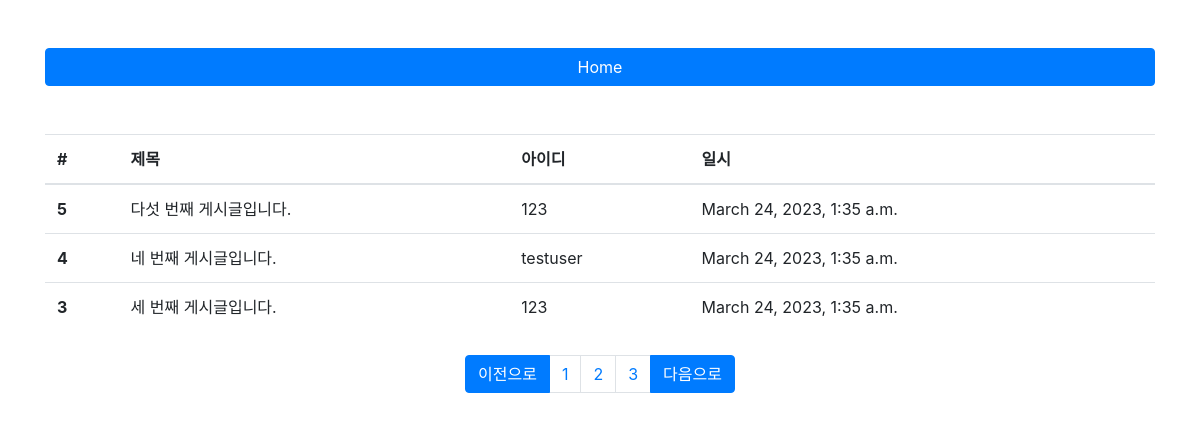
Page /board/list/?page=2 on the committed database.
### board/models.py (models this page shows, shortened)
class Board(models.Model):
    title = models.CharField(max_length=128, verbose_name="제목")
    contents = models.TextField(verbose_name="내용")
    writer = models.ForeignKey(to='user.User', on_delete=models.CASCADE, verbose_name="작성자")
    created_at = models.DateTimeField(auto_now_add=True, verbose_name="작성시간")
    class Meta:
        db_table = "tb_board"

### user/models.py (models this page shows)
class User(models.Model):
    user_id = models.CharField(max_length=64, verbose_name="사용자 아이디")
    useremail = models.EmailField(max_length=128, verbose_name="사용자 이메일", null=True)
    password = models.CharField(max_length=64, verbose_name="비밀번호")
    regi_date = models.DateTimeField(auto_now_add=True, verbose_name="등록시간")
    def __str__(self) -> str:
        return self.user_id
    class Meta:
        db_table = 'tb_user'

### board/views.py (the view)
# urls.py: path('list/', views.board_list),
def board_list(request):
    all_boards = Board.objects.all().order_by('-id')
    page = int(request.GET.get("page", 1))
    paginator = Paginator(all_boards, 3)
    boards = paginator.get_page(page)
    return render(request, 'board_list.html', {'boards': boards})

### board/templates/board_list.html (shortened to what this page needs)
{% extends "base.html" %}
{% block contents%}
<div class="row mt-5">
    <div class="col-12">
        <span>
            <button class="btn btn-primary btn-block" onclick="location.href='/'">Home</button>
        </span>
    </div>
</div>
<div class="row mt-5">
    <div class="col-12">
        <table class="table">
            <thead>
                <tr>
                    <th>#</th>
                    <th>제목</th>
                    <th>아이디</th>
                    <th>일시</th>
                </tr>
            </thead>
            <tbody>
                {% for board in boards %}
                <tr onclick="location.href='/board/detail/{{ board.id }}'">
                    <th>{{ board.id }}</th>
                    <td>{{ board.title }}</td>
                    <td>{{ board.writer }}</td>
                    <td>{{ board.created_at }}</td>
                </tr>
                {% endfor %}
            </tbody>
        </table>
    </div>
</div>
<div class="row mt-2">
    <div class="col-12">
        <nav>
            <ul class="pagination justify-content-center">
                {% if boards.has_previous %}
                <li class="page-item active">
                    <a href="?page={{ boards.previous_page_number }}" class="page-link">이전으로</a>
                </li>
                {% else %}
                <li class="page-item disabled">
                    <a href="#" class="page-link">이전으로</a>
                </li>
                {% endif %}
                {% for page_num in boards.paginator.page_range %}
                    <li class="page-item">
                        <a href="?page={{ page_num }}" class="page-link">{{ page_num }}</a>
                    </li>
                {% endfor %}
                {% if boards.has_next %}
                <li class="page-item active">
                    <a href="?page={{ boards.next_page_number }}" class="page-link">다음으로</a>
                </li>
                {% else %}
                <li class="page-item disabled">
                    <a href="#" class="page-link">다음으로</a>
                </li>
                {% endif %}
            </ul>
        </nav>
    </div>
</div>
{% endblock %}

### my_board/templates/base.html (shortened to what this page needs)
<!DOCTYPE html>
<html lang="en">
    <head>
        <link rel="stylesheet" href="https://cdn.jsdelivr.net/npm/bootstrap@4.3.1/dist/css/bootstrap.min.css">
    </head>
<body>
    <div class="container">
        {% block contents %}{% endblock %}
    </div>
</body>
</html>

### rows in the picture
Board: id "5", title "다섯 번째 게시글입니다.", writer "123", created_at "March 24, 2023, 1:35 a.m."
Board: id "4", title "네 번째 게시글입니다.", writer "testuser", created_at "March 24, 2023, 1:35 a.m."
Board: id "3", title "세 번째 게시글입니다.", writer "123", created_at "March 24, 2023, 1:35 a.m."

### other values in the picture
{{ page_num }} "1" "2" "3"
